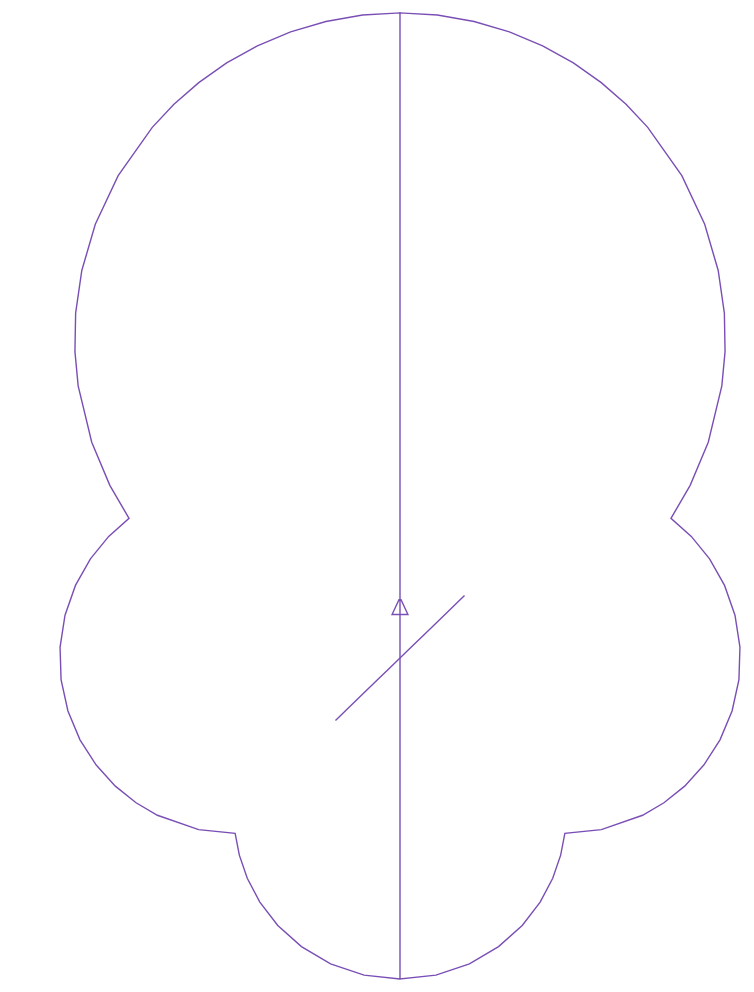

Vega-Lite specification for this chart:
### Vega specification from a JSON file in a GitHub repository (floating-point values rounded to 4 significant figures)
{"$schema": "https://vega.github.io/schema/vega/v6.json", "description": "Two projections asked for something that cannot be drawn, which upstream answers by drawing it anyway. A `scale` of zero collapses the whole world onto the point it translates to, and a mercator clipped to one turn of a world of width zero keeps a rectangle of width zero to clip against — so the outline it writes is a run of the same point with `NaN` where the arithmetic gave up. A stereographic told to clip at zero degrees stops clipping to a cap and cuts the antimeridian instead, which puts its own antipode, where the formula runs to infinity, back inside the map. Neither is a chart anybody wants; both are charts upstream produces, and a NaN in an outline is a coordinate to be stepped over rather than a reason to throw the outline away. The bound context upstream measures with compares each axis on its own and a NaN loses every comparison, so the x of a point whose y is NaN still counts.", "width": 260, "height": 130, "padding": 5, "background": "white", "data": [{"name": "world", "values": {"type": "FeatureCollection", "features": [{"type": "Feature", "properties": {}, "geometry": {"type": "Polygon", "coordinates": [[[160, -20], [-160, -20], [-160, 10], [160, 10], [160, -20]]]}}, {"type": "Feature", "properties": {}, "geometry": {"type": "Polygon", "coordinates": [[[-30, 70], [30, 70], [30, 88], [-30, 88], [-30, 70]]]}}, {"type": "Feature", "properties": {}, "geometry": {"type": "LineString", "coordinates": [[-120, -40], [0, 0], [120, 40]]}}]}, "format": {"type": "json", "property": "features"}}], "projections": [{"name": "collapsed", "type": "mercator", "scale": 0, "translate": [65, 65]}, {"name": "uncapped", "type": "stereographic", "scale": 30, "translate": [195, 65], "clipAngle": 0}], "marks": [{"type": "shape", "from": {"data": "world"}, "transform": [{"type": "geoshape", "projection": "collapsed"}], "encode": {"enter": {"fill": {"value": "#cfd8dc"}, "stroke": {"value": "#37474f"}, "strokeWidth": {"value": 2}}}}, {"type": "shape", "from": {"data": "world"}, "transform": [{"type": "geoshape", "projection": "uncapped"}], "encode": {"enter": {"fill": {"value": null}, "stroke": {"value": "#7a4fb5"}, "strokeWidth": {"value": 0.7}}}}]}
